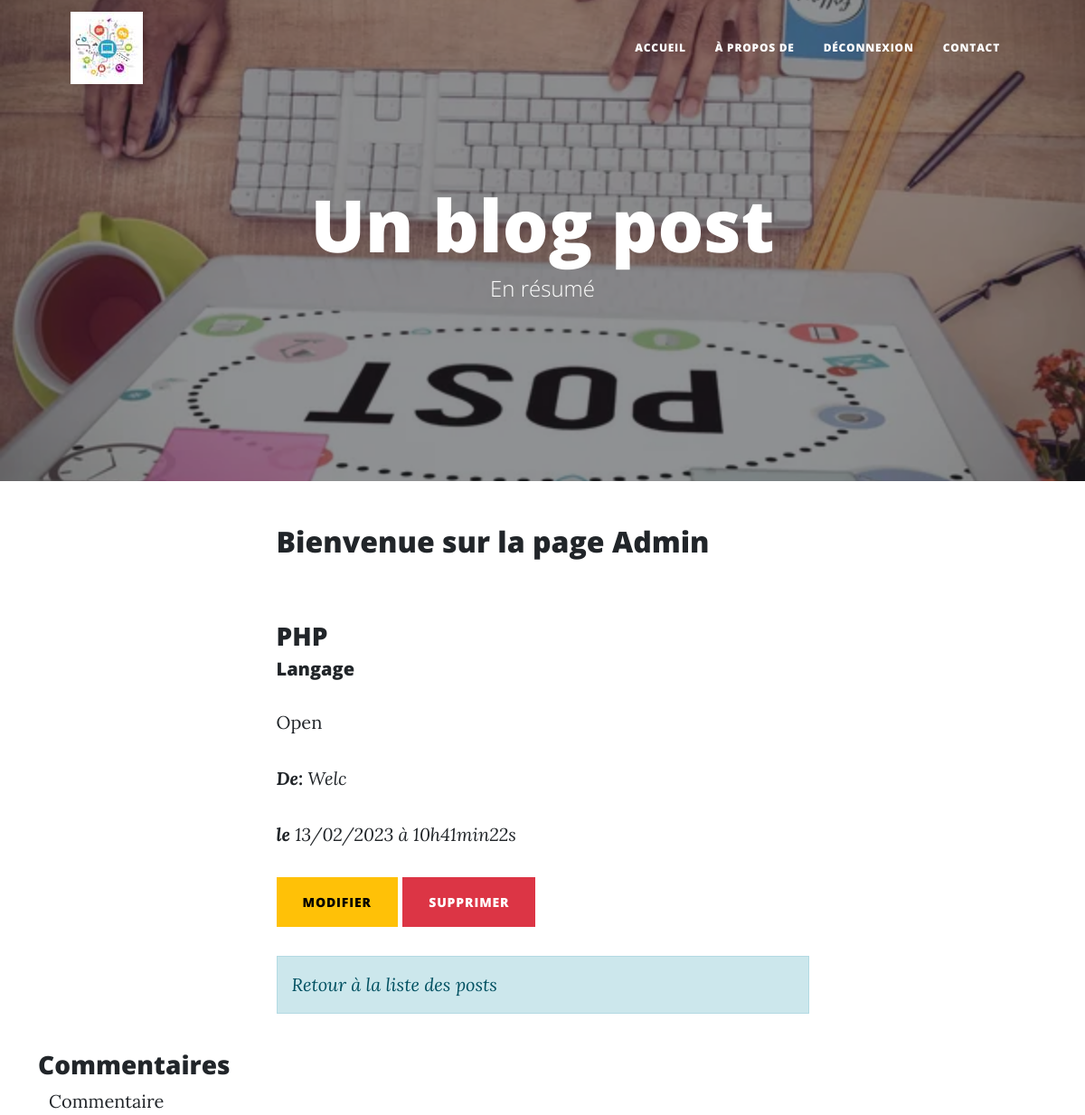
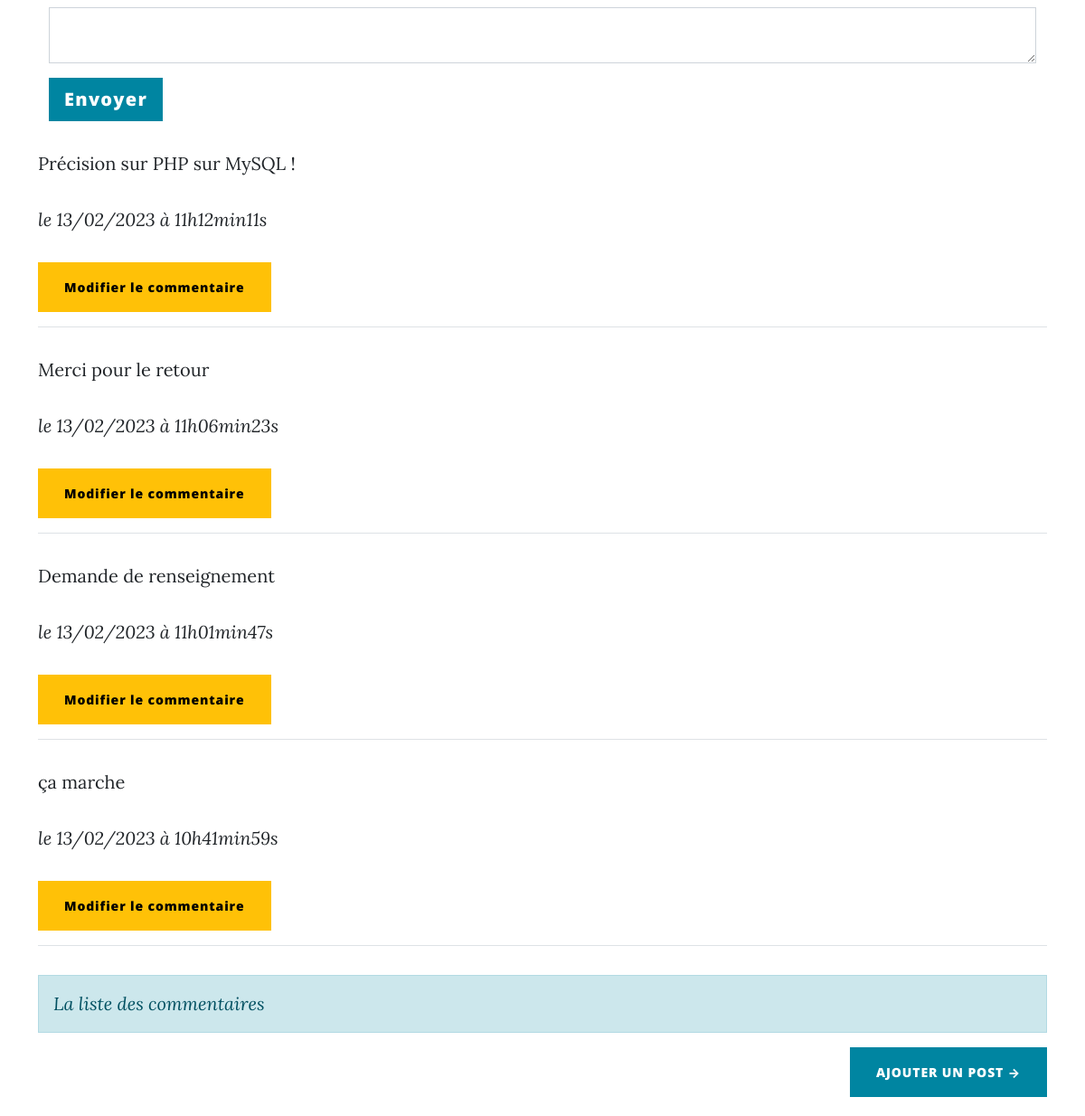
Before: /index.php?action=post&id=3 (signed in, upper part) with the older database file (2 pictures, top to bottom).
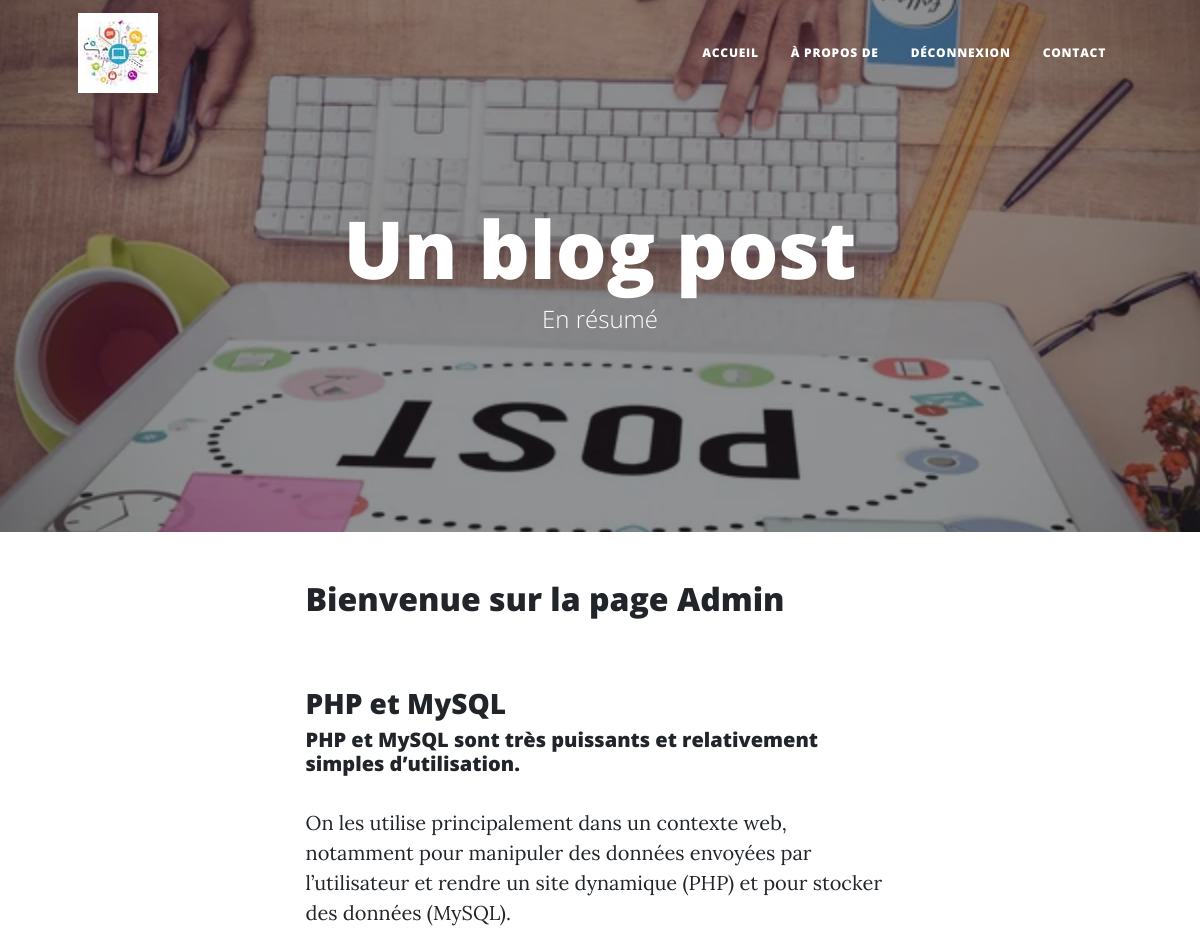
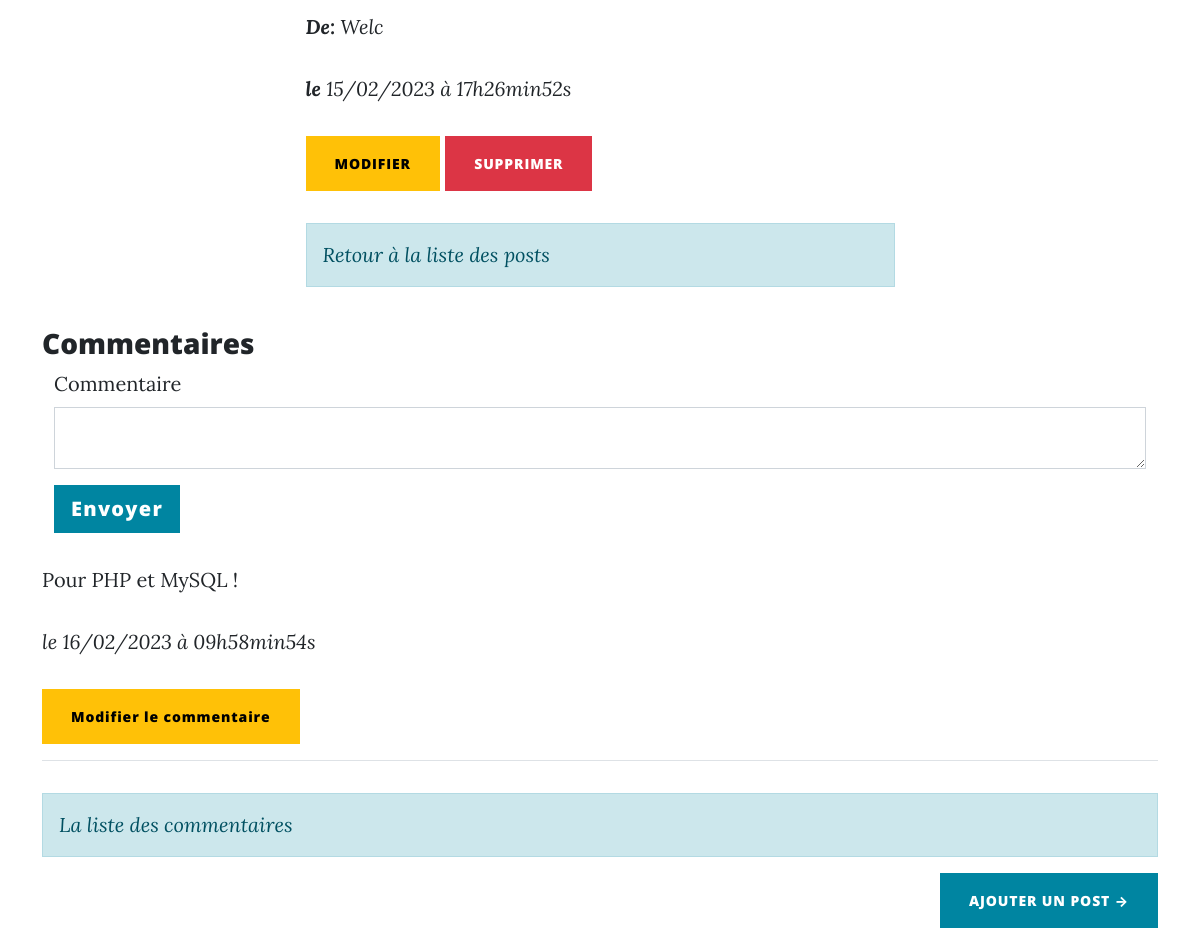
After: the same page with the newer database file (2 pictures, top to bottom).
### tables this page shows
CREATE TABLE `posts` (
  `id` int(11) NOT NULL,
  `title` varchar(70) DEFAULT NULL,
  `chapo` text,
  `content` longtext,
  `author` varchar(100) NOT NULL,
  `creation_date` datetime DEFAULT CURRENT_TIMESTAMP,
  `users_id` int(11) NOT NULL
);

CREATE TABLE `comments` (
  `id` int(11) NOT NULL,
  `comment` longtext,
  `comment_date` datetime DEFAULT CURRENT_TIMESTAMP,
  `valide` tinyint(4) DEFAULT NULL,
  `users_id` int(11) NOT NULL,
  `posts_id` int(11) NOT NULL
);

### src/controllers/Post.php (called while the page is built, shortened)
<?php
class Post
{
    public function showPost(string $identifier)
    {
        $connection = new DatabaseConnection();
        $postRepository = new PostRepository();
        $postRepository->connection = $connection;
        $post = $postRepository->getPost($identifier);
        $commentRepository = new CommentRepository();
        $commentRepository->connection = $connection;
        $comments = $commentRepository->getComments($identifier);
        require('templates/post.php');
    }
}

### src/model/PostRepository.php (called while the page is built, shortened)
<?php
class PostRepository
{
    public DatabaseConnection $connection;
    public function getPost(string $identifier): Post
    {
        $statement = $this->connection->getConnection()->prepare(
            "SELECT id, title, chapo, content, author, DATE_FORMAT(creation_date, '%d/%m/%Y à %Hh%imin%ss') AS
french_creation_date FROM posts WHERE id = ?"
        );
        $statement->execute([$identifier]);
        $row = $statement->fetch();
        $post = new Post();
        $post->title = $row['title'];
        $post->chapo = $row['chapo'];
        $post->frenchCreationDate = $row['french_creation_date'];
        $post->content = $row['content'];
        $post->author = $row['author'];
        $post->identifier = $row['id'];
        return $post;
    }
}

### src/lib/DatabaseConnection.php (called while the page is built, shortened)
<?php
class DatabaseConnection
{
    public ?\PDO $database = null;
    public function getConnection(): \PDO
    {
        if ($this->database === null) {
            $this->database = new \PDO('mysql:host=localhost;dbname=projet_5;charset=utf8', 'root', 'root');
            $this->database->setAttribute(\PDO::ATTR_ERRMODE, \PDO::ERRMODE_EXCEPTION);
        }
        return $this->database;
    }
}

### src/model/CommentRepository.php (called while the page is built, shortened)
<?php
class CommentRepository
{
    public DatabaseConnection $connection;
    public function getComments(string $post): array
    {
        $statement = $this->connection->getConnection()->prepare(
            "SELECT id, comment, DATE_FORMAT(comment_date, '%d/%m/%Y à %Hh%imin%ss') AS
            french_creation_date, posts_id FROM comments WHERE posts_id = ? AND valide = 1 ORDER BY comment_date DESC"
        );
        $statement->execute([$post]);
        $comments = [];
        while (($row = $statement->fetch())) {
            $comment = new Comment();
            $comment->identifier = $row['id'];
            $comment->frenchCreationDate = $row['french_creation_date'];
            $comment->comment = $row['comment'];
            $comment->post = $row['posts_id'];
            $comments[] = $comment;
        }
        return $comments;
    }
}

### templates/post.php (the view, shortened to what this page needs)
<body>
    <header class="masthead" style="background-image: url('templates/assets/img/post.jpg')">
        <div class="container position-relative px-4 px-lg-5">
            <div class="row gx-4 gx-lg-5 justify-content-center">
                <div class="col-md-10 col-lg-8 col-xl-7">
                    <div class="site-heading">
                        <h1>Un blog post</h1>
                        <span class="subheading">En résumé</span>
                    </div>
                </div>
            </div>
        </div>
    </header>
    <article class="mb-4">
        <div class="container px-4 px-lg-5">
            <div class="row gx-4 gx-lg-5 justify-content-center">
                <div class="col-md-10 col-lg-8 col-xl-7">
                    <?php if(isset($_SESSION['id']) && $_SESSION['admin'] == 1) { ?>
                    <h2>Bienvenue sur la page Admin</h2>
                    <?php } ?>
                    <br /><br />
                    <h3>
                        <?= htmlspecialchars($post->title) ?>
                    </h3>
                    <h5>
                        <?= nl2br(htmlspecialchars($post->chapo)) ?>
                    </h5>
                    <p>
                        <?= nl2br(htmlspecialchars($post->content)) ?>
                    </p>
                    <p>
                        <em><strong>De:</strong> <?= nl2br(htmlspecialchars($post->author)) ?></em>
                    </p>
                    <p>
                        <em><strong>le</strong> <?= $post->frenchCreationDate; ?></em>
                    </p>
                    <?php if(isset($_SESSION['id']) && $_SESSION['admin'] == 1) { ?>
                    <a type="submit" class="btn btn-warning text-uppercase" href="index.php?action=updatePost&id=<?= $post->identifier ?>">Modifier</a>
                    <a type="submit" class="btn btn-danger text-uppercase" href="index.php?action=deletePost&id=<?= $post->identifier ?>">Supprimer</a>
                    <?php } ?>
                    <em><a href="index.php"><p class="alert alert-primary">Retour à la liste des posts</p></a></em>
                </div>
            </div>
        </div>
    </article>
    <div class="container">
        <h3>Commentaires</h3>
        <?php if(isset($_SESSION['id'])) { ?>
        <form class="container" action="index.php?action=addComment&id=<?= $post->identifier ?>" method="post">
            <div class="mb-3">
                <label for="comment" class="form-label">Commentaire</label>
                <textarea class="form-control" name="comment"></textarea>
            </div>
            <button type="submit" class="btn btn-lg btn-primary" name="send">Envoyer</button>
        </form>
        <?php } else {?>
            <p class="msg_er">Connectez vous pour laisser un commentaire !</p>
        <?php } ?>
        <?php foreach ($comments as $comment) { ?>
        <p><?= htmlspecialchars($comment->comment) ?></p>
        <p><em>le <?= $comment->frenchCreationDate ?></em></p>
        <?php if(isset($_SESSION['id']) && $_SESSION['admin'] == 1) { ?>
        <a type="submit" class="btn btn-warning" href="index.php?action=updateComment&id=<?= $comment->identifier ?>">Modifier le commentaire</a>
        <?php } ?>
        <hr>
        <?php } ?>
<?php $content = ob_get_clean(); ?>
        <?php require('layout.php') ?>
        <?php if(isset($_SESSION['id']) && $_SESSION['admin'] == 1) { ?>
        <em><a href="index.php?action=homeAdmin"><p class="alert alert-primary">La liste des commentaires</p></a></em>
        <div class="d-flex justify-content-end mb-4"><a class="btn btn-primary text-uppercase" href="index.php?action=addPost">Ajouter un Post →</a></div>
        <?php } ?>

### index.php (shortened to what this page needs)
<?php
try {
    if (isset($_GET['action']) && $_GET['action'] !== '') {
        if ($_GET['action'] === 'post') {
            if (isset($_GET['id']) && $_GET['id'] > 0) {
                $identifier = $_GET['id'];
                (new Post())->showPost($identifier);
            } else {
                throw new Exception('Aucun identifiant de post envoyé');
            }
        }elseif ($_GET['action'] === 'Comment') {
            (new Comment())->executeComment($identifier);
        }elseif ($_GET['action'] === 'deleteComment') {
            (new Comment())->executeDeleteComment();
        }elseif ($_GET['action'] === 'updatePost-confirm') {
            (new Post())->executeUpdatePost();
        }elseif ($_GET['action'] === 'addPost') {
            (new Post())->showAddPost();
        }elseif ($_GET['action'] === 'addPost-confirm') {
            (new Post())->executeAddPost();
        }elseif ($_GET['action'] === 'deletePost') {
            (new Post())->executeDeletePost();
        }elseif ($_GET['action'] === 'User') {
            (new User())->executeUser($identifier);
        }elseif ($_GET['action'] === 'contact') {
            (new Contact())->execute();
        }elseif ($_GET['action'] === 'contact-confirm') {
            (new Contact())->traitement();
        }elseif ($_GET['action'] === 'about') {
            (new Homepage())->executeAbout();
        }elseif ($_GET['action'] === 'login') {
            (new User())->executeLogin();
        }elseif ($_GET['action'] === 'login_confirm') {
            (new User())->traitementLogin();
        }elseif ($_GET['action'] === 'signup') {
            (new User())->executeSignup();
        }elseif ($_GET['action'] === 'signup-confirm') {
            (new User())->traitementSignup();
        }elseif ($_GET['action'] === 'logout') {
            (new User())->traitementLogout();
        }elseif ($_GET['action'] === 'homeAdmin') {
            (new HomeAdmin())->showHomeAdmin();
        }elseif ($_GET['action'] === 'valide') {
            (new HomeAdmin())->executeValide();
        } else {
            throw new Exception("La page que vous recherchez n'existe pas.");
        }
        } else {
            (new Homepage())->execute();
        }
    } catch (Exception $e) {
        $errorMessage = $e->getMessage();
        require('templates/error.php');
    }

### templates/layout.php (shortened to what this page needs)
<!DOCTYPE html>
<html>
    <head>
        <link href="templates/assets/css/style.css" rel="stylesheet" />
    </head>
    <body>
        <nav class="navbar navbar-expand-lg navbar-light" id="mainNav">
            <div class="container px-4 px-lg-5">
                <a href="index.php"><img class="navbar-brand" src="templates/assets/img/logo_blog.jpg" alt=""></a>
                <div class="collapse navbar-collapse" id="navbarResponsive">
                    <ul class="navbar-nav ms-auto py-4 py-lg-0">
                        <li class="nav-item"><a class="nav-link px-lg-3 py-3 py-lg-4" href="index.php">Accueil</a></li>
                        <li class="nav-item"><a class="nav-link px-lg-3 py-3 py-lg-4" href="index.php?action=about">à propos de</a></li>
                        <?php if(!isset($_SESSION['id'])) { ?>
                        <li class="nav-item"><a class="nav-link px-lg-3 py-3 py-lg-4" href="index.php?action=login">connexion</a></li>
                        <li class="nav-item"><a class="nav-link px-lg-3 py-3 py-lg-4" href="index.php?action=signup">inscription</a></li>
                        <?php } else {?>
                            <li class="nav-item"><a class="nav-link px-lg-3 py-3 py-lg-4" href="index.php?action=logout">déconnexion</a></li>
                        <?php } ?>
                        <li class="nav-item"><a class="nav-link px-lg-3 py-3 py-lg-4" href="index.php?action=contact">Contact</a></li>
                    </ul>
                </div>
            </div>
        </nav>
    <?= $content ?>
    </body>
</html>

Changed rows visible on the page:
removed comments: comment "Précision sur PHP sur MySQL !", frenchCreationDate "13/02/2023 à 11h12min11s"
removed comments: comment "Merci pour le retour", frenchCreationDate "13/02/2023 à 11h06min23s"
removed comments: comment "Demande de renseignement", frenchCreationDate "13/02/2023 à 11h01min47s"
removed comments: comment "ça marche", frenchCreationDate "13/02/2023 à 10h41min59s"
changed posts "Welc": title "PHP" → "PHP et MySQL"; chapo "Langage" → "PHP et MySQL sont très puissants et relativement simples d’utilisation."; content "Open" → "On les utilise principalement dans un contexte web, notamment pour manipuler des données envoyées par l’utilisateur et rendre un site dynamique (PHP) et pour stocker des données (MySQL)."
added comments: comment "Pour PHP et MySQL !", frenchCreationDate "16/02/2023 à 09h58min54s"
Other visible differences:
$post->frenchCreationDate: "13/02/2023 à 10h41min22s" → "15/02/2023 à 17h26min52s"
